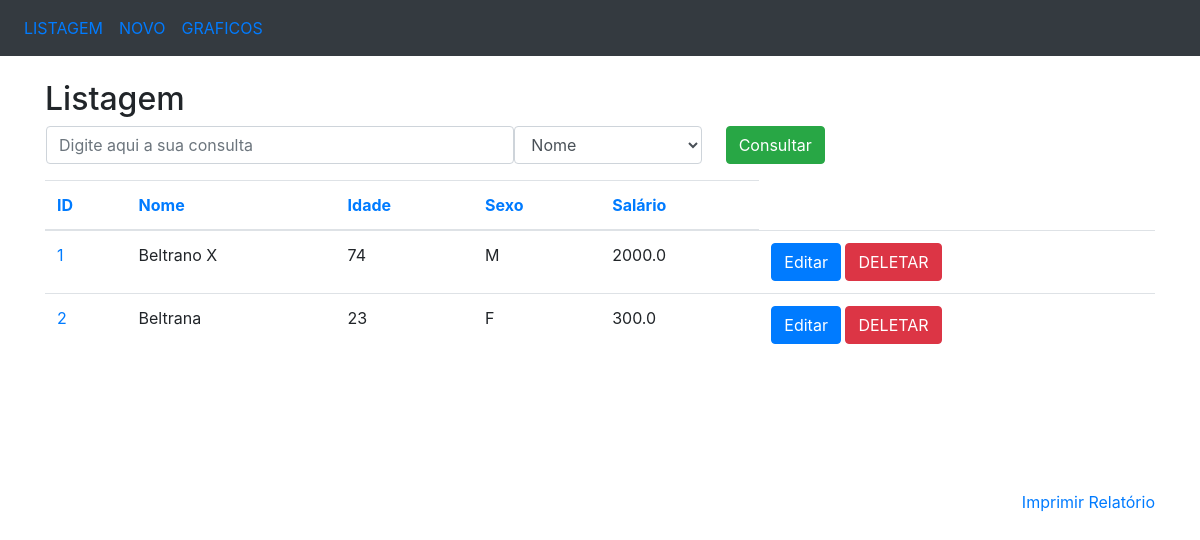
The page /listagem on the database as committed earlier.
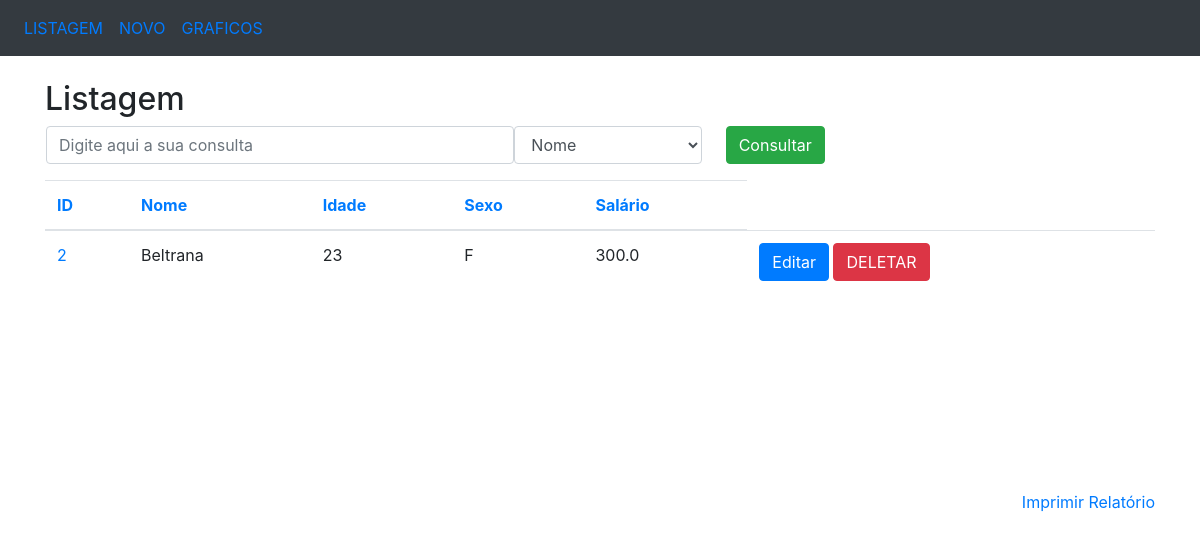
The same page on the database as committed later.
### app/models/tables.py (models this page shows, shortened)
class Pessoa(db.Model):
    __tablename__ = 'pessoas'
    id = db.Column(db.Integer, primary_key=True)
    nome = db.Column(db.String(50), nullable=False)
    idade = db.Column(db.Integer)
    sexo = db.Column(db.String(1))
    salario = db.Column(db.Float)

### app/controllers/default.py (the view)
@app.route('/')
@app.route('/listagem')
def listagem():
    pessoas  = Pessoa.query.all()
    return render_template('listagem.html', pessoas=pessoas, ordem='id')

### app/templates/listagem.html (shortened to what this page needs)
<!DOCTYPE html>
<html lang="en">
    <link rel="stylesheet" href="https://maxcdn.bootstrapcdn.com/bootstrap/4.3.1/css/bootstrap.min.css">
<body>
    <nav class="navbar navbar-expand-sm bg-dark">
        <ul class="navbar-nav">
            <li class="nav-item">
                <a class="nav-link" href="/listagem">LISTAGEM</a>
            </li>
            <li class="nav-item">
                <a class="nav-link" href="/insercao">NOVO</a>
            </li>
            <li class="nav-item">
                <a class="nav-link" href="/graficos">GRAFICOS</a>
            </li>
        </ul>
    </nav>
    <br>
    <div class="container">
        <h2>Listagem</h2>
        <form action="/consulta" method="POST" name="frm_consulta" class="ml-3">
            <div class="form-group">
                <div class="row">
                    <input type="text" class="form-control col-md-5" name="consulta"
                    placeholder="Digite aqui a sua consulta">
                    <select class="form-control col-md-2" name="campo">
                        <option value="nome">Nome</option>
                    </select>
                    <button type="submit" class="btn btn-success ml-4">Consultar</button>
                </div>
            </div>
        </form>
        <div style="overflow: scroll; height: 310px; width: 100%;" align="center">
            <table class="table">
                <thead>
                    <tr>
                        <th><a href="/ordenacao/id/{{ordem}}">ID</a></th>
                        <th><a href="/ordenacao/nome/{{ordem}}">Nome</a></th>
                        <th><a href="/ordenacao/idade/{{ordem}}">Idade</a></th>
                        <th><a href="/ordenacao/sexo/{{ordem}}">Sexo</a></th>
                        <th><a href="/ordenacao/salario/{{ordem}}">Salário</a></th>
                    </tr>
                </thead>
                <tbody>
                    {% for pessoa in pessoas %}
                        <tr>
                            <td nowrap="true">
                                <a href="/selecao/{{pessoa.id}}">{{pessoa.id}}</a>
                            </td>
                            <td nowrap="true">{{pessoa.nome}}</td>
                            <td nowrap="true">{{pessoa.idade}}</td>
                            <td nowrap="true">{{pessoa.sexo}}</td>
                            <td nowrap="true">{{pessoa.salario}}</td>
                            <td>
                                <a href="/edicao/{{pessoa.id}}"
                                class="btn btn-primary" role="button">
                                    Editar
                                </a>
                                <a href="/delecao/{{pessoa.id}}"
                                class="btn btn-danger" role="button">
                                    DELETAR
                                </a>
                            </td>
                        </tr>
                    {% endfor %}
                </tbody>
            </table>
        </div>
        <a href="#" style="float: right;" onclick="relatorio()">Imprimir Relatório</a>
    </div>
</body>
</html>

Rows that differ between the two databases and show on the page:
removed Pessoa: id "1", nome "Beltrano X", idade "74", sexo "M", salario "2000.0"
